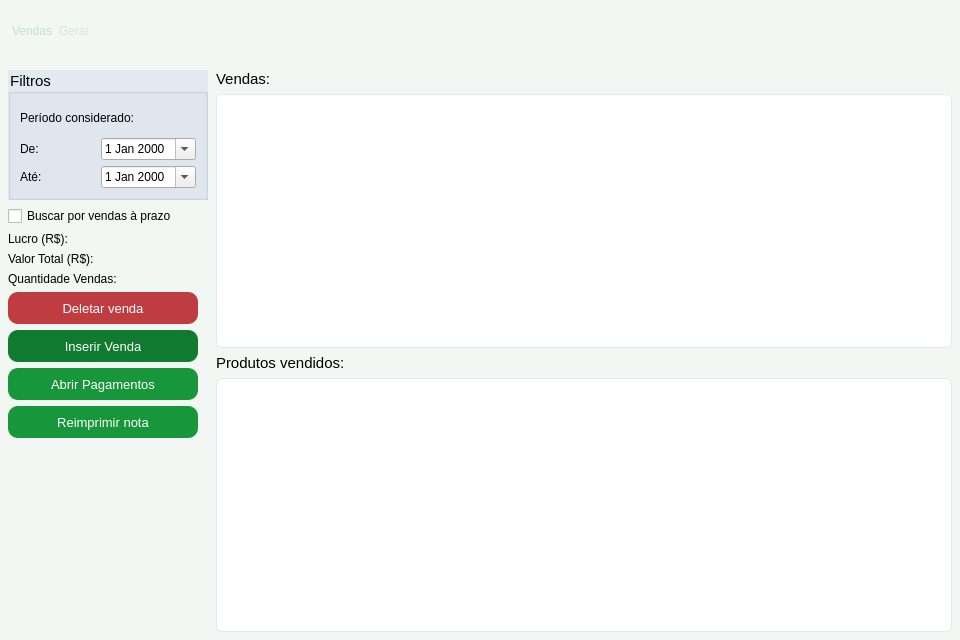
<?xml version="1.0" encoding="UTF-8"?>
<ui version="4.0">
 <class>Vendas</class>
 <widget class="QWidget" name="Vendas">
  <property name="geometry">
   <rect>
    <x>0</x>
    <y>0</y>
    <width>960</width>
    <height>640</height>
   </rect>
  </property>
  <property name="minimumSize">
   <size>
    <width>800</width>
    <height>520</height>
   </size>
  </property>
  <property name="windowTitle">
   <string>Vendas - MercadoPro</string>
  </property>
  <property name="styleSheet">
   <string notr="true">
#Vendas {
  background-color: #F2F7F4;
  background-color: #F2F7F4;
}
QPushButton {
  background-color: rgb(23, 150, 58);
  color: rgb(255, 255, 255);
  font-size: 13px;
  border-radius: 10px;
}
QPushButton:disabled {
  background-color: rgb(154, 153, 150);
}
QPushButton:hover {
  background-color: rgb(16, 122, 46);
}
QPushButton:pressed {
  color: rgb(255, 255, 255);
  background-color: rgb(143, 217, 163);
  font-size: 13px;
  border-radius: 10px;
}
#Btn_DeletarVenda {
  background-color: rgb(191, 61, 64);
}
#Btn_DeletarVenda:hover {
  background-color: rgb(139, 44, 47);
}
#Btn_DeletarVenda:pressed {
  background-color: rgb(255, 96, 99);
}
#Btn_InserirVenda {
  background-color: rgb(16, 122, 46);
}
#Btn_InserirVenda:hover {
  background-color: rgb(11, 92, 34);
}
#Btn_InserirVenda:pressed {
  background-color: rgb(143, 217, 163);
}
QGroupBox {
  background-color: #e3e9f1;
  font: 700 9pt &quot;Segoe UI&quot;;
  font-size: 15px;
}
QTableView {
  background-color: #ffffff;
  alternate-background-color: #DDF1E1;
  border: 1px solid #e2e8f0;
  border-radius: 6px;
  gridline-color: #e2e8f0;
  selection-background-color: rgb(23, 150, 58);
  selection-color: #ffffff;
  outline: none;
}
QHeaderView::section {
  background-color: #f1f5f9;
  color: #475569;
  font: 600 9pt &quot;Ubuntu&quot;;
  border: none;
  border-bottom: 2px solid #e2e8f0;
  border-right: 1px solid #e2e8f0;
  padding: 6px 10px;
}
QHeaderView::section:last {
  border-right: none;
}
QScrollBar:vertical {
  background: #f1f5f9;
  width: 8px;
  border-radius: 4px;
}
QScrollBar::handle:vertical {
  background: #cbd5e1;
  border-radius: 4px;
  min-height: 20px;
}
QScrollBar::add-line:vertical, QScrollBar::sub-line:vertical {
  height: 0px;
}
   </string>
  </property>
  <layout class="QGridLayout" name="gridLayout">
   <property name="leftMargin">
    <number>0</number>
   </property>
   <property name="topMargin">
    <number>0</number>
   </property>
   <property name="rightMargin">
    <number>0</number>
   </property>
   <property name="bottomMargin">
    <number>8</number>
   </property>
   <property name="spacing">
    <number>0</number>
   </property>
   <item row="0" column="0" colspan="2">
    <widget class="QFrame" name="frameHeaderBar">
     <property name="minimumSize">
      <size>
       <width>0</width>
       <height>62</height>
      </size>
     </property>
     <property name="maximumSize">
      <size>
       <width>16777215</width>
       <height>62</height>
      </size>
     </property>
     <property name="styleSheet">
      <string notr="true">
QFrame {
  background-color: qlineargradient(spread:pad, x1:0, y1:0, x2:0, y2:1,
    stop:0 rgb(29, 56, 74), stop:1 rgb(20, 45, 69));
  border-bottom: 2px solid rgb(23, 150, 58);
}
QPushButton {
  background-color: transparent;
  font: 600 10pt &quot;Segoe UI&quot;;
  color: rgb(197, 222, 208);
  border: none;
  border-radius: 7px;
  padding: 4px 12px;
}
QPushButton:hover {
  background-color: rgba(23, 150, 58, 150);
  color: white;
}
QPushButton:pressed {
  background-color: rgba(143, 217, 163, 100);
  color: white;
}
QLabel {
  color: rgb(197, 222, 208);
  background-color: transparent;
  border: none;
}
      </string>
     </property>
     <property name="frameShape">
      <enum>QFrame::Shape::NoFrame</enum>
     </property>
     <layout class="QHBoxLayout" name="headerLayout">
      <property name="leftMargin">
       <number>12</number>
      </property>
      <property name="rightMargin">
       <number>12</number>
      </property>
      <item>
       <widget class="QLabel" name="Lbl_Header">
        <property name="styleSheet">
         <string notr="true">font: 700 14pt &quot;Ubuntu&quot;;</string>
        </property>
        <property name="text">
         <string>Vendas</string>
        </property>
       </widget>
      </item>
      <item>
       <widget class="QLabel" name="Lbl_ClienteHeader">
        <property name="styleSheet">
         <string notr="true">font: 500 11pt &quot;Ubuntu&quot;; color: rgba(197, 222, 208, 180);</string>
        </property>
        <property name="text">
         <string>Geral</string>
        </property>
       </widget>
      </item>
      <item>
       <spacer name="headerSpacer">
        <property name="orientation">
         <enum>Qt::Orientation::Horizontal</enum>
        </property>
        <property name="sizeHint" stdset="0">
         <size>
          <width>40</width>
          <height>20</height>
         </size>
        </property>
       </spacer>
      </item>
      <item>
       <widget class="QLabel" name="Lbl_Operador">
        <property name="styleSheet">
         <string notr="true">color: rgba(197, 222, 208, 180);</string>
        </property>
        <property name="text">
         <string/>
        </property>
       </widget>
      </item>
     </layout>
    </widget>
   </item>
   <item row="1" column="0" colspan="2">
    <layout class="QHBoxLayout" name="contentLayout">
     <property name="spacing">
      <number>8</number>
     </property>
     <property name="leftMargin">
      <number>8</number>
     </property>
     <property name="topMargin">
      <number>8</number>
     </property>
     <property name="rightMargin">
      <number>8</number>
     </property>
     <property name="bottomMargin">
      <number>0</number>
     </property>
     <item>
      <layout class="QVBoxLayout" name="leftPanelLayout">
       <property name="spacing">
        <number>6</number>
       </property>
       <item>
        <widget class="QGroupBox" name="groupBox">
         <property name="sizePolicy">
          <sizepolicy hsizetype="Fixed" vsizetype="Fixed">
           <horstretch>0</horstretch>
           <verstretch>0</verstretch>
          </sizepolicy>
         </property>
         <property name="minimumSize">
          <size>
           <width>200</width>
           <height>130</height>
          </size>
         </property>
         <property name="maximumSize">
          <size>
           <width>200</width>
           <height>130</height>
          </size>
         </property>
         <property name="title">
          <string>Filtros</string>
         </property>
         <layout class="QVBoxLayout" name="verticalLayout">
          <item>
           <widget class="QLabel" name="label_8">
            <property name="text">
             <string>Período considerado:</string>
            </property>
           </widget>
          </item>
          <item>
           <layout class="QHBoxLayout" name="horizontalLayout_4">
            <item>
             <widget class="QLabel" name="label_6">
              <property name="text">
               <string>De:</string>
              </property>
             </widget>
            </item>
            <item>
             <widget class="QDateEdit" name="DateEdt_De">
              <property name="calendarPopup">
               <bool>true</bool>
              </property>
             </widget>
            </item>
           </layout>
          </item>
          <item>
           <layout class="QHBoxLayout" name="horizontalLayout_5">
            <item>
             <widget class="QLabel" name="label_7">
              <property name="text">
               <string>Até:</string>
              </property>
             </widget>
            </item>
            <item>
             <widget class="QDateEdit" name="DateEdt_Ate">
              <property name="calendarPopup">
               <bool>true</bool>
              </property>
             </widget>
            </item>
           </layout>
          </item>
         </layout>
        </widget>
       </item>
       <item>
        <widget class="QCheckBox" name="cb_BuscaVendasPrazo">
         <property name="text">
          <string>Buscar por vendas à prazo</string>
         </property>
        </widget>
       </item>
       <item>
        <layout class="QVBoxLayout" name="verticalLayout_3">
         <item>
          <layout class="QHBoxLayout" name="horizontalLayout">
           <item>
            <widget class="QLabel" name="label">
             <property name="styleSheet">
              <string notr="true">font: 700 9pt &quot;Segoe UI&quot;;</string>
             </property>
             <property name="text">
              <string>Lucro (R$):</string>
             </property>
            </widget>
           </item>
           <item>
            <widget class="QLabel" name="Lbl_Lucro">
             <property name="text">
              <string/>
             </property>
            </widget>
           </item>
          </layout>
         </item>
         <item>
          <layout class="QHBoxLayout" name="horizontalLayout_2">
           <item>
            <widget class="QLabel" name="label_2">
             <property name="styleSheet">
              <string notr="true">font: 700 9pt &quot;Segoe UI&quot;;</string>
             </property>
             <property name="text">
              <string>Valor Total (R$):</string>
             </property>
            </widget>
           </item>
           <item>
            <widget class="QLabel" name="Lbl_Total">
             <property name="text">
              <string/>
             </property>
            </widget>
           </item>
          </layout>
         </item>
         <item>
          <layout class="QHBoxLayout" name="horizontalLayout_3">
           <item>
            <widget class="QLabel" name="label_5">
             <property name="styleSheet">
              <string notr="true">font: 700 9pt &quot;Segoe UI&quot;;</string>
             </property>
             <property name="text">
              <string>Quantidade Vendas: </string>
             </property>
            </widget>
           </item>
           <item>
            <widget class="QLabel" name="Lbl_Quantidade">
             <property name="text">
              <string/>
             </property>
            </widget>
           </item>
          </layout>
         </item>
        </layout>
       </item>
       <item>
        <layout class="QVBoxLayout" name="verticalLayout_5">
         <item>
          <widget class="QPushButton" name="Btn_DeletarVenda">
           <property name="sizePolicy">
            <sizepolicy hsizetype="Fixed" vsizetype="Fixed">
             <horstretch>0</horstretch>
             <verstretch>0</verstretch>
            </sizepolicy>
           </property>
           <property name="minimumSize">
            <size>
             <width>190</width>
             <height>32</height>
            </size>
           </property>
           <property name="maximumSize">
            <size>
             <width>190</width>
             <height>32</height>
            </size>
           </property>
           <property name="text">
            <string>Deletar venda</string>
           </property>
           <property name="icon">
            <iconset resource="../Imagens/recursosImg.qrc">
             <normaloff>:/QEstoqueLOja/amarok-cart-remove.svg</normaloff>:/QEstoqueLOja/amarok-cart-remove.svg</iconset>
           </property>
           <property name="iconSize">
            <size>
             <width>20</width>
             <height>20</height>
            </size>
           </property>
          </widget>
         </item>
         <item>
          <widget class="QPushButton" name="Btn_InserirVenda">
           <property name="sizePolicy">
            <sizepolicy hsizetype="Fixed" vsizetype="Fixed">
             <horstretch>0</horstretch>
             <verstretch>0</verstretch>
            </sizepolicy>
           </property>
           <property name="minimumSize">
            <size>
             <width>190</width>
             <height>32</height>
            </size>
           </property>
           <property name="maximumSize">
            <size>
             <width>190</width>
             <height>32</height>
            </size>
           </property>
           <property name="text">
            <string>Inserir Venda</string>
           </property>
           <property name="icon">
            <iconset resource="../Imagens/recursosImg.qrc">
             <normaloff>:/QEstoqueLOja/add-product.svg</normaloff>:/QEstoqueLOja/add-product.svg</iconset>
           </property>
           <property name="iconSize">
            <size>
             <width>25</width>
             <height>25</height>
            </size>
           </property>
          </widget>
         </item>
         <item>
          <widget class="QPushButton" name="Btn_AbrirPag">
           <property name="sizePolicy">
            <sizepolicy hsizetype="Fixed" vsizetype="Fixed">
             <horstretch>0</horstretch>
             <verstretch>0</verstretch>
            </sizepolicy>
           </property>
           <property name="minimumSize">
            <size>
             <width>190</width>
             <height>32</height>
            </size>
           </property>
           <property name="maximumSize">
            <size>
             <width>190</width>
             <height>32</height>
            </size>
           </property>
           <property name="toolTip">
            <string>Somente em Vendas a Prazo</string>
           </property>
           <property name="text">
            <string>Abrir Pagamentos</string>
           </property>
          </widget>
         </item>
         <item>
          <widget class="QPushButton" name="Btn_ReimprimirNota">
           <property name="sizePolicy">
            <sizepolicy hsizetype="Fixed" vsizetype="Fixed">
             <horstretch>0</horstretch>
             <verstretch>0</verstretch>
            </sizepolicy>
           </property>
           <property name="minimumSize">
            <size>
             <width>190</width>
             <height>32</height>
            </size>
           </property>
           <property name="maximumSize">
            <size>
             <width>190</width>
             <height>32</height>
            </size>
           </property>
           <property name="toolTip">
            <string>Reimprime a nota fiscal da venda selecionada. Se não houver nota, reimprime o cupom.</string>
           </property>
           <property name="text">
            <string>Reimprimir nota</string>
           </property>
           <property name="icon">
            <iconset resource="../Imagens/recursosImg.qrc">
             <normaloff>:/QEstoqueLOja/document-print.svg</normaloff>:/QEstoqueLOja/document-print.svg</iconset>
           </property>
           <property name="iconSize">
            <size>
             <width>20</width>
             <height>20</height>
            </size>
           </property>
          </widget>
         </item>
        </layout>
       </item>
       <item>
        <spacer name="leftBottomSpacer">
         <property name="orientation">
          <enum>Qt::Orientation::Vertical</enum>
         </property>
         <property name="sizeHint" stdset="0">
          <size>
           <width>20</width>
           <height>40</height>
          </size>
         </property>
        </spacer>
       </item>
      </layout>
     </item>
     <item>
      <layout class="QVBoxLayout" name="rightPanelLayout">
       <property name="spacing">
        <number>6</number>
       </property>
       <item>
        <widget class="QLabel" name="label_3">
         <property name="styleSheet">
          <string notr="true">font-size: 15px; font: 700 9pt &quot;Segoe UI&quot;;</string>
         </property>
         <property name="text">
          <string>Vendas:</string>
         </property>
        </widget>
       </item>
       <item>
        <widget class="QTableView" name="Tview_Vendas2">
         <property name="minimumSize">
          <size>
           <width>0</width>
           <height>200</height>
          </size>
         </property>
         <property name="contextMenuPolicy">
          <enum>Qt::ContextMenuPolicy::CustomContextMenu</enum>
         </property>
         <property name="alternatingRowColors">
          <bool>true</bool>
         </property>
         <property name="selectionMode">
          <enum>QAbstractItemView::SelectionMode::SingleSelection</enum>
         </property>
         <property name="selectionBehavior">
          <enum>QAbstractItemView::SelectionBehavior::SelectRows</enum>
         </property>
         <property name="showGrid">
          <bool>false</bool>
         </property>
         <attribute name="horizontalHeaderDefaultSectionSize">
          <number>50</number>
         </attribute>
         <attribute name="horizontalHeaderStretchLastSection">
          <bool>true</bool>
         </attribute>
         <attribute name="verticalHeaderVisible">
          <bool>false</bool>
         </attribute>
        </widget>
       </item>
       <item>
        <widget class="QLabel" name="label_4">
         <property name="styleSheet">
          <string notr="true">font-size: 15px; font: 700 9pt &quot;Segoe UI&quot;;</string>
         </property>
         <property name="text">
          <string>Produtos vendidos:</string>
         </property>
        </widget>
       </item>
       <item>
        <widget class="QTableView" name="Tview_ProdutosVendidos">
         <property name="contextMenuPolicy">
          <enum>Qt::ContextMenuPolicy::CustomContextMenu</enum>
         </property>
         <property name="alternatingRowColors">
          <bool>true</bool>
         </property>
         <property name="selectionMode">
          <enum>QAbstractItemView::SelectionMode::ExtendedSelection</enum>
         </property>
         <property name="selectionBehavior">
          <enum>QAbstractItemView::SelectionBehavior::SelectRows</enum>
         </property>
         <property name="showGrid">
          <bool>false</bool>
         </property>
         <attribute name="horizontalHeaderCascadingSectionResizes">
          <bool>false</bool>
         </attribute>
         <attribute name="horizontalHeaderDefaultSectionSize">
          <number>50</number>
         </attribute>
         <attribute name="horizontalHeaderStretchLastSection">
          <bool>true</bool>
         </attribute>
         <attribute name="verticalHeaderVisible">
          <bool>false</bool>
         </attribute>
        </widget>
       </item>
      </layout>
     </item>
    </layout>
   </item>
  </layout>
 </widget>
 <resources>
  <include location="../Imagens/recursosImg.qrc"/>
 </resources>
 <connections/>
</ui>
